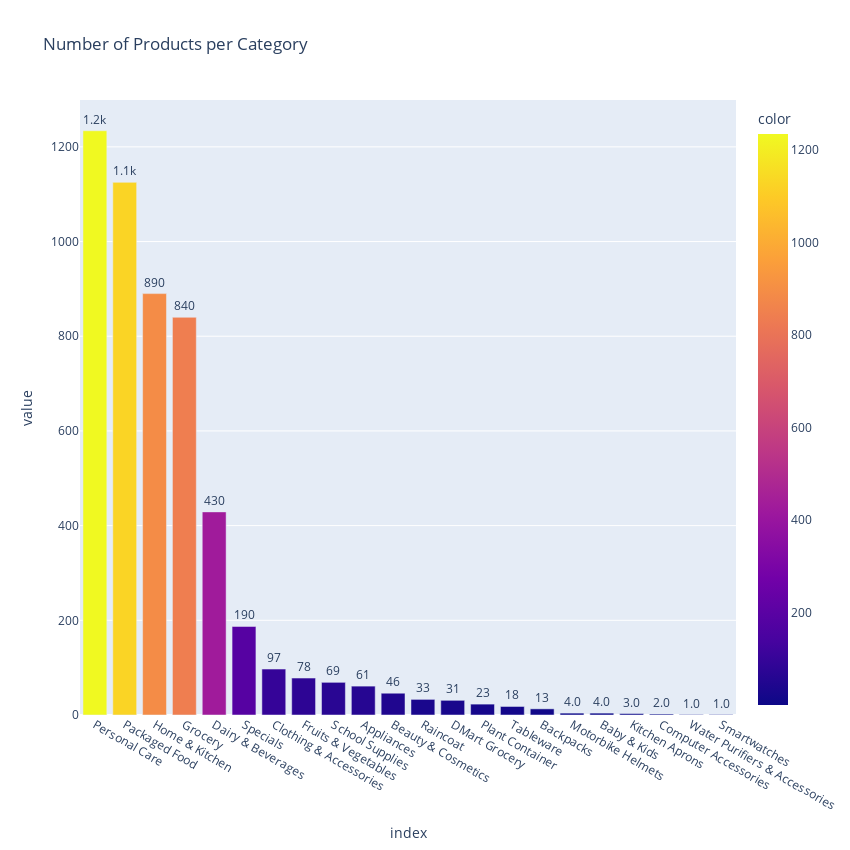

Notebook code cell kept with this figure:
### Code cell
fig = px.bar(df['Category'].value_counts(), title = 'Number of Products per Category', color = df['Category'].value_counts(), text_auto='.2s',
             width=850, height=850)
fig.update_traces(textfont_size=12, textangle=0, textposition="outside")
fig.show()

### Figure 1 — Plotly figure (JSON) as saved in the notebook; plotly's stock layout.template omitted (floating-point values rounded to 4 significant figures)
{"data": [{"alignmentgroup": "True", "hovertemplate": "index=%{x}<br>value=%{y}<br>color=%{marker.color}<extra></extra>", "legendgroup": "", "marker": {"color": [1234, 1125, 890, 840, 429, 187, 97, 78, 69, 61, 46, 33, 31, 23, 18, 13, 4, 4, 3, 2, 1, 1], "coloraxis": "coloraxis", "pattern": {"shape": ""}}, "name": "", "offsetgroup": "", "orientation": "v", "showlegend": false, "textangle": 0, "textfont": {"size": 12}, "textposition": "outside", "texttemplate": "%{y:.2s}", "type": "bar", "x": ["Personal Care", "Packaged Food", "Home & Kitchen", "Grocery", "Dairy & Beverages", "Specials", "Clothing & Accessories", "Fruits & Vegetables", "School Supplies", "Appliances", "Beauty & Cosmetics", "Raincoat", "DMart Grocery", "Plant Container", "Tableware", "Backpacks", "Motorbike Helmets", "Baby & Kids", "Kitchen Aprons", "Computer Accessories", "Water Purifiers & Accessories", "Smartwatches"], "xaxis": "x", "y": [1234, 1125, 890, 840, 429, 187, 97, 78, 69, 61, 46, 33, 31, 23, 18, 13, 4, 4, 3, 2, 1, 1], "yaxis": "y"}], "layout": {"barmode": "relative", "coloraxis": {"colorbar": {"title": {"text": "color"}}, "colorscale": [[0, "#0d0887"], [0.1111, "#46039f"], [0.2222, "#7201a8"], [0.3333, "#9c179e"], [0.4444, "#bd3786"], [0.5556, "#d8576b"], [0.6667, "#ed7953"], [0.7778, "#fb9f3a"], [0.8889, "#fdca26"], [1, "#f0f921"]]}, "height": 850, "legend": {"tracegroupgap": 0}, "title": {"text": "Number of Products per Category"}, "width": 850, "xaxis": {"anchor": "y", "domain": [0, 1], "title": {"text": "index"}}, "yaxis": {"anchor": "x", "domain": [0, 1], "title": {"text": "value"}}}}
